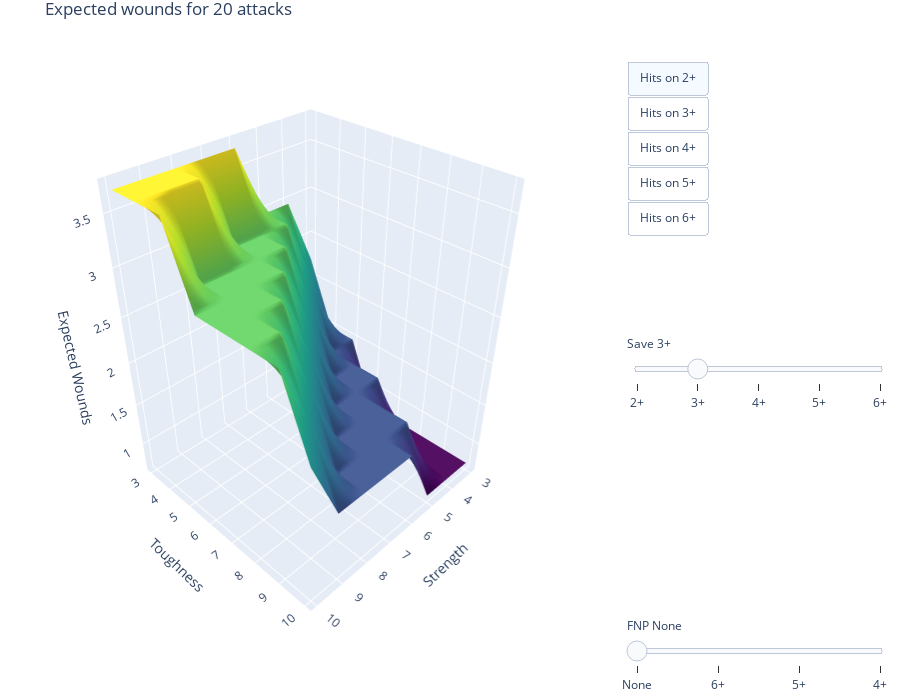

The cell this chart's notebook holds for it:
### Code cell
import numpy as np
import plotly.graph_objects as go

class WoundViz:
    # ------------------------------------------------------------------ #
    # INITIALISE
    # ------------------------------------------------------------------ #
    def __init__(self, dice:int = 10, S_rng=(3,11), T_rng=(3,11)):
        self.dice = dice
        self.S = np.arange(*S_rng)         # Strength axis
        self.T = np.arange(*T_rng)         # Toughness axis
        self.Sg, self.Tg = np.meshgrid(self.S, self.T)

        # discrete values you’ll toggle through
        self.save_vals = [2,3,4,5,6]               # armour save
        self.fnp_vals  = [None,6,5,4]              # None / 6+ / 5+ / 4+
        self.hit_vals  = [2,3,4,5,6]               # 2+ … 6+

        # pre-compute every combination once (fast)
        self.cache = {}
        for hit in self.hit_vals:
            h_prob = self.val_to_prob(hit)
            for sv in self.save_vals:
                sv_fail = self.fail_prob(sv)
                for fnp in self.fnp_vals:
                    fnp_fail = self.fail_prob(fnp)
                    Z = self._grid(h_prob, sv_fail, fnp_fail)
                    self.cache[(hit,sv,fnp)] = Z

    # ------------------------------------------------------------------ #
    #   DICE MATH HELPERS
    # ------------------------------------------------------------------ #
    @staticmethod
    def val_to_prob(v:int) -> float:           # e.g. 3  → 0.667
        return (7-v)/6

    def fail_prob(self, v) -> float:           # None → 1.0 (always fail)
        return 1.0 if v is None else 1-self.val_to_prob(v)

    @staticmethod
    def wound_prob(S, T):
        r = S/T
        return (5/6 if r>=2 else 4/6 if r>1 else 3/6 if r==1
                else 2/6 if r>.5 else 1/6)

    def _grid(self, hit_p, sv_fail, fnp_fail):
        wound_matrix = np.vectorize(self.wound_prob)(self.Sg, self.Tg)
        return self.dice * hit_p * wound_matrix * sv_fail * fnp_fail

    # ------------------------------------------------------------------ #
    #   PLOT CONSTRUCTION
    # ------------------------------------------------------------------ #
    def figure(self):
        # default view
        hit0, sv0, fnp0 = 3, 3, None
        surf0 = self.cache[(hit0, sv0, fnp0)]

        fig = go.Figure(data=[go.Surface(
            z=surf0,  x=self.S,  y=self.T,
            colorscale='Viridis', showscale=False,
            hovertemplate="Strength: %{x}<br>Toughness: %{y}<br>Wounds: %{z:.2f}<extra></extra>"
        )])

        # scene sizing (80 % for plot, 20 % left for controls)
        fig.update_layout(
            scene=dict(
                xaxis_title='Strength',  yaxis_title='Toughness',
                zaxis_title='Expected Wounds',
                domain=dict(x=[0.0,0.8]),      # leave 20 % width for buttons
                aspectratio=dict(x=.75, y=.75, z=1)
            ),
            margin=dict(l=10,r=10,b=10,t=30),
            width=900, height=700,
            title="Expected wounds for {} attacks".format(self.dice)
        )

        # ----------------------------------------------------------------  #
        #   SLIDERS
        # ----------------------------------------------------------------  #
        slider_steps_save, slider_steps_fnp = [], []
        for i,sv in enumerate(self.save_vals):
            slider_steps_save.append(dict(
                method="restyle",
                args=[{"z":[self.cache[(hit0, sv, fnp0)]]}],
                label=f"{sv}+"
            ))
        for i,fnp in enumerate(self.fnp_vals):
            label = "None" if fnp is None else f"{fnp}+"
            slider_steps_fnp.append(dict(
                method="restyle",
                args=[{"z":[self.cache[(hit0, sv0, fnp)]]}],
                label=label
            ))

        # place sliders vertically on the right
        fig.update_layout(sliders=[
            dict(active=1, steps=slider_steps_save,
                 y=0.55, len=0.35, x=0.82, pad=dict(t=20), currentvalue=dict(prefix="Save ")),
            dict(active=0, steps=slider_steps_fnp,
                 y=0.10, len=0.35, x=0.82, pad=dict(t=20), currentvalue=dict(prefix="FNP "))
        ])

        # ----------------------------------------------------------------  #
        #   RADIO-BUTTON GROUP  (updatemenus)
        # ----------------------------------------------------------------  #
        hit_buttons = []
        for h in self.hit_vals:
            hit_buttons.append(dict(
                label=f"Hits on {h}+",
                method="restyle",
                args=[{"z":[self.cache[(h, sv0, fnp0)]]}]
            ))
        fig.update_layout(
            updatemenus=[dict(
                type="buttons", buttons=hit_buttons,
                direction="down", showactive=True,
                x=0.82, y=0.95, xanchor="left"
            )])

        return fig

    # shortcut
    def run(self):
        return self.figure()

# -----------------------------------------------
# example usage
# -----------------------------------------------
fig = WoundViz(dice=20).run()
fig.show()

### Figure 1 — Plotly figure (JSON) as saved in the notebook; plotly's stock layout.template omitted (floating-point values rounded to 4 significant figures)
{"data": [{"colorscale": [[0, "#440154"], [0.1111, "#482878"], [0.2222, "#3e4989"], [0.3333, "#31688e"], [0.4444, "#26828e"], [0.5556, "#1f9e89"], [0.6667, "#35b779"], [0.7778, "#6ece58"], [0.8889, "#b5de2b"], [1, "#fde725"]], "hovertemplate": "Strength: %{x}<br>Toughness: %{y}<br>Wounds: %{z:.2f}<extra></extra>", "showscale": false, "type": "surface", "x": [3, 4, 5, 6, 7, 8, 9, 10], "y": [3, 4, 5, 6, 7, 8, 9, 10], "z": [[2.222, 2.963, 2.963, 3.704, 3.704, 3.704, 3.704, 3.704], [1.481, 2.222, 2.963, 2.963, 2.963, 3.704, 3.704, 3.704], [1.481, 1.481, 2.222, 2.963, 2.963, 2.963, 2.963, 3.704], [0.7407, 1.481, 1.481, 2.222, 2.963, 2.963, 2.963, 2.963], [0.7407, 1.481, 1.481, 1.481, 2.222, 2.963, 2.963, 2.963], [0.7407, 0.7407, 1.481, 1.481, 1.481, 2.222, 2.963, 2.963], [0.7407, 0.7407, 1.481, 1.481, 1.481, 1.481, 2.222, 2.963], [0.7407, 0.7407, 0.7407, 1.481, 1.481, 1.481, 1.481, 2.222]]}], "layout": {"height": 700, "margin": {"b": 10, "l": 10, "r": 10, "t": 30}, "scene": {"aspectratio": {"x": 0.75, "y": 0.75, "z": 1}, "domain": {"x": [0, 0.8]}, "xaxis": {"title": {"text": "Strength"}}, "yaxis": {"title": {"text": "Toughness"}}, "zaxis": {"title": {"text": "Expected Wounds"}}}, "sliders": [{"active": 1, "currentvalue": {"prefix": "Save "}, "len": 0.35, "pad": {"t": 20}, "steps": [{"args": [{"z": [[[1.111, 1.481, 1.481, 1.852, 1.852, 1.852, 1.852, 1.852], [0.7407, 1.111, 1.481, 1.481, 1.481, 1.852, 1.852, 1.852], [0.7407, 0.7407, 1.111, 1.481, 1.481, 1.481, 1.481, 1.852], [0.3704, 0.7407, 0.7407, 1.111, 1.481, 1.481, 1.481, 1.481], [0.3704, 0.7407, 0.7407, 0.7407, 1.111, 1.481, 1.481, 1.481], [0.3704, 0.3704, 0.7407, 0.7407, 0.7407, 1.111, 1.481, 1.481], [0.3704, 0.3704, 0.7407, 0.7407, 0.7407, 0.7407, 1.111, 1.481], [0.3704, 0.3704, 0.3704, 0.7407, 0.7407, 0.7407, 0.7407, 1.111]]]}], "label": "2+", "method": "restyle"}, {"args": [{"z": [[[2.222, 2.963, 2.963, 3.704, 3.704, 3.704, 3.704, 3.704], [1.481, 2.222, 2.963, 2.963, 2.963, 3.704, 3.704, 3.704], [1.481, 1.481, 2.222, 2.963, 2.963, 2.963, 2.963, 3.704], [0.7407, 1.481, 1.481, 2.222, 2.963, 2.963, 2.963, 2.963], [0.7407, 1.481, 1.481, 1.481, 2.222, 2.963, 2.963, 2.963], [0.7407, 0.7407, 1.481, 1.481, 1.481, 2.222, 2.963, 2.963], [0.7407, 0.7407, 1.481, 1.481, 1.481, 1.481, 2.222, 2.963], [0.7407, 0.7407, 0.7407, 1.481, 1.481, 1.481, 1.481, 2.222]]]}], "label": "3+", "method": "restyle"}, {"args": [{"z": [[[3.333, 4.444, 4.444, 5.556, 5.556, 5.556, 5.556, 5.556], [2.222, 3.333, 4.444, 4.444, 4.444, 5.556, 5.556, 5.556], [2.222, 2.222, 3.333, 4.444, 4.444, 4.444, 4.444, 5.556], [1.111, 2.222, 2.222, 3.333, 4.444, 4.444, 4.444, 4.444], [1.111, 2.222, 2.222, 2.222, 3.333, 4.444, 4.444, 4.444], [1.111, 1.111, 2.222, 2.222, 2.222, 3.333, 4.444, 4.444], [1.111, 1.111, 2.222, 2.222, 2.222, 2.222, 3.333, 4.444], [1.111, 1.111, 1.111, 2.222, 2.222, 2.222, 2.222, 3.333]]]}], "label": "4+", "method": "restyle"}, {"args": [{"z": [[[4.444, 5.926, 5.926, 7.407, 7.407, 7.407, 7.407, 7.407], [2.963, 4.444, 5.926, 5.926, 5.926, 7.407, 7.407, 7.407], [2.963, 2.963, 4.444, 5.926, 5.926, 5.926, 5.926, 7.407], [1.481, 2.963, 2.963, 4.444, 5.926, 5.926, 5.926, 5.926], [1.481, 2.963, 2.963, 2.963, 4.444, 5.926, 5.926, 5.926], [1.481, 1.481, 2.963, 2.963, 2.963, 4.444, 5.926, 5.926], [1.481, 1.481, 2.963, 2.963, 2.963, 2.963, 4.444, 5.926], [1.481, 1.481, 1.481, 2.963, 2.963, 2.963, 2.963, 4.444]]]}], "label": "5+", "method": "restyle"}, {"args": [{"z": [[[5.556, 7.407, 7.407, 9.259, 9.259, 9.259, 9.259, 9.259], [3.704, 5.556, 7.407, 7.407, 7.407, 9.259, 9.259, 9.259], [3.704, 3.704, 5.556, 7.407, 7.407, 7.407, 7.407, 9.259], [1.852, 3.704, 3.704, 5.556, 7.407, 7.407, 7.407, 7.407], [1.852, 3.704, 3.704, 3.704, 5.556, 7.407, 7.407, 7.407], [1.852, 1.852, 3.704, 3.704, 3.704, 5.556, 7.407, 7.407], [1.852, 1.852, 3.704, 3.704, 3.704, 3.704, 5.556, 7.407], [1.852, 1.852, 1.852, 3.704, 3.704, 3.704, 3.704, 5.556]]]}], "label": "6+", "method": "restyle"}], "x": 0.82, "y": 0.55}, {"active": 0, "currentvalue": {"prefix": "FNP "}, "len": 0.35, "pad": {"t": 20}, "steps": [{"args": [{"z": [[[2.222, 2.963, 2.963, 3.704, 3.704, 3.704, 3.704, 3.704], [1.481, 2.222, 2.963, 2.963, 2.963, 3.704, 3.704, 3.704], [1.481, 1.481, 2.222, 2.963, 2.963, 2.963, 2.963, 3.704], [0.7407, 1.481, 1.481, 2.222, 2.963, 2.963, 2.963, 2.963], [0.7407, 1.481, 1.481, 1.481, 2.222, 2.963, 2.963, 2.963], [0.7407, 0.7407, 1.481, 1.481, 1.481, 2.222, 2.963, 2.963], [0.7407, 0.7407, 1.481, 1.481, 1.481, 1.481, 2.222, 2.963], [0.7407, 0.7407, 0.7407, 1.481, 1.481, 1.481, 1.481, 2.222]]]}], "label": "None", "method": "restyle"}, {"args": [{"z": [[[1.852, 2.469, 2.469, 3.086, 3.086, 3.086, 3.086, 3.086], [1.235, 1.852, 2.469, 2.469, 2.469, 3.086, 3.086, 3.086], [1.235, 1.235, 1.852, 2.469, 2.469, 2.469, 2.469, 3.086], [0.6173, 1.235, 1.235, 1.852, 2.469, 2.469, 2.469, 2.469], [0.6173, 1.235, 1.235, 1.235, 1.852, 2.469, 2.469, 2.469], [0.6173, 0.6173, 1.235, 1.235, 1.235, 1.852, 2.469, 2.469], [0.6173, 0.6173, 1.235, 1.235, 1.235, 1.235, 1.852, 2.469], [0.6173, 0.6173, 0.6173, 1.235, 1.235, 1.235, 1.235, 1.852]]]}], "label": "6+", "method": "restyle"}, {"args": [{"z": [[[1.481, 1.975, 1.975, 2.469, 2.469, 2.469, 2.469, 2.469], [0.9877, 1.481, 1.975, 1.975, 1.975, 2.469, 2.469, 2.469], [0.9877, 0.9877, 1.481, 1.975, 1.975, 1.975, 1.975, 2.469], [0.4938, 0.9877, 0.9877, 1.481, 1.975, 1.975, 1.975, 1.975], [0.4938, 0.9877, 0.9877, 0.9877, 1.481, 1.975, 1.975, 1.975], [0.4938, 0.4938, 0.9877, 0.9877, 0.9877, 1.481, 1.975, 1.975], [0.4938, 0.4938, 0.9877, 0.9877, 0.9877, 0.9877, 1.481, 1.975], [0.4938, 0.4938, 0.4938, 0.9877, 0.9877, 0.9877, 0.9877, 1.481]]]}], "label": "5+", "method": "restyle"}, {"args": [{"z": [[[1.111, 1.481, 1.481, 1.852, 1.852, 1.852, 1.852, 1.852], [0.7407, 1.111, 1.481, 1.481, 1.481, 1.852, 1.852, 1.852], [0.7407, 0.7407, 1.111, 1.481, 1.481, 1.481, 1.481, 1.852], [0.3704, 0.7407, 0.7407, 1.111, 1.481, 1.481, 1.481, 1.481], [0.3704, 0.7407, 0.7407, 0.7407, 1.111, 1.481, 1.481, 1.481], [0.3704, 0.3704, 0.7407, 0.7407, 0.7407, 1.111, 1.481, 1.481], [0.3704, 0.3704, 0.7407, 0.7407, 0.7407, 0.7407, 1.111, 1.481], [0.3704, 0.3704, 0.3704, 0.7407, 0.7407, 0.7407, 0.7407, 1.111]]]}], "label": "4+", "method": "restyle"}], "x": 0.82, "y": 0.1}], "title": {"text": "Expected wounds for 20 attacks"}, "updatemenus": [{"buttons": [{"args": [{"z": [[[2.778, 3.704, 3.704, 4.63, 4.63, 4.63, 4.63, 4.63], [1.852, 2.778, 3.704, 3.704, 3.704, 4.63, 4.63, 4.63], [1.852, 1.852, 2.778, 3.704, 3.704, 3.704, 3.704, 4.63], [0.9259, 1.852, 1.852, 2.778, 3.704, 3.704, 3.704, 3.704], [0.9259, 1.852, 1.852, 1.852, 2.778, 3.704, 3.704, 3.704], [0.9259, 0.9259, 1.852, 1.852, 1.852, 2.778, 3.704, 3.704], [0.9259, 0.9259, 1.852, 1.852, 1.852, 1.852, 2.778, 3.704], [0.9259, 0.9259, 0.9259, 1.852, 1.852, 1.852, 1.852, 2.778]]]}], "label": "Hits on 2+", "method": "restyle"}, {"args": [{"z": [[[2.222, 2.963, 2.963, 3.704, 3.704, 3.704, 3.704, 3.704], [1.481, 2.222, 2.963, 2.963, 2.963, 3.704, 3.704, 3.704], [1.481, 1.481, 2.222, 2.963, 2.963, 2.963, 2.963, 3.704], [0.7407, 1.481, 1.481, 2.222, 2.963, 2.963, 2.963, 2.963], [0.7407, 1.481, 1.481, 1.481, 2.222, 2.963, 2.963, 2.963], [0.7407, 0.7407, 1.481, 1.481, 1.481, 2.222, 2.963, 2.963], [0.7407, 0.7407, 1.481, 1.481, 1.481, 1.481, 2.222, 2.963], [0.7407, 0.7407, 0.7407, 1.481, 1.481, 1.481, 1.481, 2.222]]]}], "label": "Hits on 3+", "method": "restyle"}, {"args": [{"z": [[[1.667, 2.222, 2.222, 2.778, 2.778, 2.778, 2.778, 2.778], [1.111, 1.667, 2.222, 2.222, 2.222, 2.778, 2.778, 2.778], [1.111, 1.111, 1.667, 2.222, 2.222, 2.222, 2.222, 2.778], [0.5556, 1.111, 1.111, 1.667, 2.222, 2.222, 2.222, 2.222], [0.5556, 1.111, 1.111, 1.111, 1.667, 2.222, 2.222, 2.222], [0.5556, 0.5556, 1.111, 1.111, 1.111, 1.667, 2.222, 2.222], [0.5556, 0.5556, 1.111, 1.111, 1.111, 1.111, 1.667, 2.222], [0.5556, 0.5556, 0.5556, 1.111, 1.111, 1.111, 1.111, 1.667]]]}], "label": "Hits on 4+", "method": "restyle"}, {"args": [{"z": [[[1.111, 1.481, 1.481, 1.852, 1.852, 1.852, 1.852, 1.852], [0.7407, 1.111, 1.481, 1.481, 1.481, 1.852, 1.852, 1.852], [0.7407, 0.7407, 1.111, 1.481, 1.481, 1.481, 1.481, 1.852], [0.3704, 0.7407, 0.7407, 1.111, 1.481, 1.481, 1.481, 1.481], [0.3704, 0.7407, 0.7407, 0.7407, 1.111, 1.481, 1.481, 1.481], [0.3704, 0.3704, 0.7407, 0.7407, 0.7407, 1.111, 1.481, 1.481], [0.3704, 0.3704, 0.7407, 0.7407, 0.7407, 0.7407, 1.111, 1.481], [0.3704, 0.3704, 0.3704, 0.7407, 0.7407, 0.7407, 0.7407, 1.111]]]}], "label": "Hits on 5+", "method": "restyle"}, {"args": [{"z": [[[0.5556, 0.7407, 0.7407, 0.9259, 0.9259, 0.9259, 0.9259, 0.9259], [0.3704, 0.5556, 0.7407, 0.7407, 0.7407, 0.9259, 0.9259, 0.9259], [0.3704, 0.3704, 0.5556, 0.7407, 0.7407, 0.7407, 0.7407, 0.9259], [0.1852, 0.3704, 0.3704, 0.5556, 0.7407, 0.7407, 0.7407, 0.7407], [0.1852, 0.3704, 0.3704, 0.3704, 0.5556, 0.7407, 0.7407, 0.7407], [0.1852, 0.1852, 0.3704, 0.3704, 0.3704, 0.5556, 0.7407, 0.7407], [0.1852, 0.1852, 0.3704, 0.3704, 0.3704, 0.3704, 0.5556, 0.7407], [0.1852, 0.1852, 0.1852, 0.3704, 0.3704, 0.3704, 0.3704, 0.5556]]]}], "label": "Hits on 6+", "method": "restyle"}], "direction": "down", "showactive": true, "type": "buttons", "x": 0.82, "xanchor": "left", "y": 0.95}], "width": 900}}
